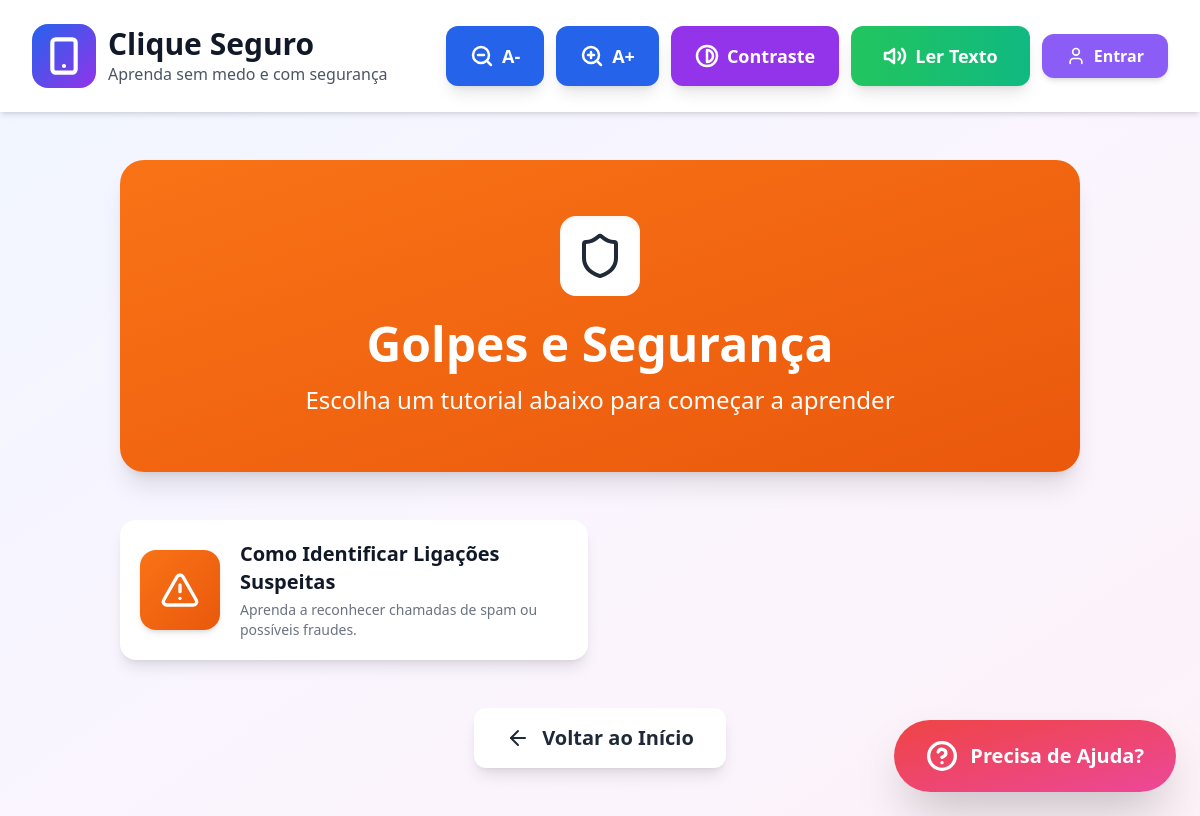
The page /categoria/golpes-seguranca/ on the database its author committed.
### main/models.py (models this page shows, shortened)
class Categoria(models.Model):
    id = models.CharField(max_length=100, primary_key=True, help_text="Ex: ferramentas-celular")
    name = models.CharField(max_length=100, verbose_name="Nome da Categoria")
    subtitle = models.CharField(max_length=255, verbose_name="Subtítulo")
    color = models.CharField(max_length=100, help_text="Classe CSS do Tailwind. Ex: bg-gradient-to-br from-blue-500 to-blue-600")
    icon_svg = models.TextField(help_text="Código SVG completo do ícone principal")

class Tutorial(models.Model):
    categoria = models.ForeignKey(Categoria, on_delete=models.CASCADE, related_name='tutorials', verbose_name="Categoria")
    id = models.CharField(max_length=100, primary_key=True, help_text="Ex: tirar-foto")
    title = models.CharField(max_length=150, verbose_name="Título do Tutorial")
    desc = models.TextField(verbose_name="Descrição Curta")
    icon = models.CharField(max_length=50, help_text="Nome do ícone no Lucide. Ex: camera, lock, phone")

### clique_seguro/views.py (the view)
# urls.py: path('categoria/<str:category_id>/', category_page, name='category'),
def category_page(request, category_id):
    category = Categoria.objects.filter(id=category_id).first()
    if not category:
        return redirect('home')
    tutorials = category.tutorials.all()
    context = {
        'category': category,
        'tutorials': tutorials
    }
    return render(request, 'category_page.html', context)

### clique_seguro/context_processors.py (called while the page is built)
def contrast_processor(request):
    return {
        'high_contrast': request.session.get('high_contrast', False)
    }

### templates/category_page.html
{% extends 'base.html' %}
{% load static %}
{% block content %}
<main class="max-w-5xl mx-auto px-4 sm:px-8 py-8 sm:py-12">
    <div class="{% if high_contrast %}bg-gray-900 border-4 border-white{% else %}{{ category.color }}{% endif %} rounded-3xl p-10 sm:p-14 mb-12 text-center shadow-xl">
        <div class="flex justify-center mb-6">
            <div class="bg-white rounded-2xl p-4 w-20 h-20 flex items-center justify-center shadow-inner {% if high_contrast %}text-white bg-black{% else %}text-gray-800{% endif %}">
                {{ category.icon_svg|safe }}
            </div>
        </div>
        <h1 class="text-4xl sm:text-5xl font-bold mb-4 text-white">
            {{ category.name }}
        </h1>
        <p class="text-xl sm:text-2xl text-white">
            {{ category.subtitle }}
        </p>
    </div>
    <div class="grid grid-cols-1 md:grid-cols-2 gap-6">
        {% for tutorial in tutorials %}
        <a href="{% url 'tutorial' category.id tutorial.id %}" class="{% if high_contrast %}bg-black border-4 border-white hover:bg-gray-900{% else %}bg-white hover:bg-gray-50{% endif %} rounded-2xl p-4 sm:p-5 shadow-lg hover:shadow-xl transition-all flex items-center gap-5">
            <div class="w-20 h-20 flex-shrink-0 rounded-2xl {{ category.color }} flex items-center justify-center text-white shadow-md">
                <i data-lucide="{{ tutorial.icon }}" class="w-10 h-10"></i>
            </div>
            <div class="flex-1 text-left">
                <h2 class="text-xl font-bold mb-1 {% if high_contrast %}text-white{% else %}text-gray-900{% endif %}">
                    {{ tutorial.title }}
                </h2>
                <p class="text-sm {% if high_contrast %}text-gray-300{% else %}text-gray-500{% endif %}">
                    {{ tutorial.desc }}
                </p>
            </div>
        </a>
        {% empty %}
        <div class="col-span-full text-center py-12">
            <p class="text-2xl text-gray-500">Ainda não há tutoriais nesta categoria. Adicione um pelo Painel Administrativo!</p>
        </div>
        {% endfor %}
    </div>
    <div class="mt-12 flex justify-center">
        <a href="{% url 'home' %}" class="{% if high_contrast %}bg-white text-black hover:bg-gray-300{% else %}bg-white text-gray-800 hover:bg-gray-100{% endif %} px-8 py-4 rounded-xl font-bold transition-all text-xl shadow-lg flex items-center gap-3">
            <i data-lucide="arrow-left" class="w-6 h-6"></i>
            Voltar ao Início
        </a>
    </div>
</main>
{% endblock %}

### static/css/theme.css (style rules this page uses)
:root { --font-size: 16px; --background: #ffffff; --foreground: oklch(0.145 0 0); --card: #ffffff; --card-foreground: oklch(0.145 0 0); --popover: oklch(1 0 0); --popover-foreground: oklch(0.145 0 0); --primary: #030213; --primary-foreground: oklch(1 0 0); --secondary: oklch(0.95 0.0058 264.53); --secondary-foreground: #030213; --muted: #ececf0; --muted-foreground: #717182; --accent: #e9ebef; --accent-foreground: #030213; --destructive: #d4183d; --destructive-foreground: #ffffff; --border: rgba(0, 0, 0, 0.1); --input: transparent; --input-background: #f3f3f5; --switch-background: #cbced4; --font-weight-medium: 500; --font-weight-normal: 400; --ring: oklch(0.708 0 0); --chart-1: oklch(0.646 0.222 41.116); --chart-2: oklch(0.6 0.118 184.704); --chart-3: oklch(0.398 0.07 227.392); --chart-4: oklch(0.828 0.189 84.429); --chart-5: oklch(0.769 0.188 70.08); --radius: 0.625rem; --sidebar: oklch(0.985 0 0); --sidebar-foreground: oklch(0.145 0 0); --sidebar-primary: #030213; --sidebar-primary-foreground: oklch(0.985 0 0); --sidebar-accent: oklch(0.97 0 0); --sidebar-accent-foreground: oklch(0.205 0 0); --sidebar-border: oklch(0.922 0 0); --sidebar-ring: oklch(0.708 0 0); }

### rows shown on the page
Categoria: name "Golpes e Segurança", subtitle "Escolha um tutorial abaixo para começar a aprender"
Tutorial: title "Como Identificar Ligações Suspeitas", desc "Aprenda a reconhecer chamadas de spam ou possíveis fraudes."
